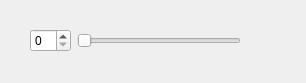
<?xml version="1.0" encoding="UTF-8"?>
<ui version="4.0">
 <class>SmallWidget</class>
 <widget class="QWidget" name="SmallWidget">
  <property name="geometry">
   <rect>
    <x>0</x>
    <y>0</y>
    <width>306</width>
    <height>83</height>
   </rect>
  </property>
  <property name="windowTitle">
   <string>Form</string>
  </property>
  <widget class="QWidget" name="">
   <property name="geometry">
    <rect>
     <x>30</x>
     <y>10</y>
     <width>211</width>
     <height>61</height>
    </rect>
   </property>
   <layout class="QHBoxLayout" name="horizontalLayout">
    <item>
     <widget class="QSpinBox" name="spinBox"/>
    </item>
    <item>
     <widget class="QSlider" name="horizontalSlider">
      <property name="orientation">
       <enum>Qt::Horizontal</enum>
      </property>
     </widget>
    </item>
   </layout>
  </widget>
 </widget>
 <resources/>
 <connections/>
</ui>
